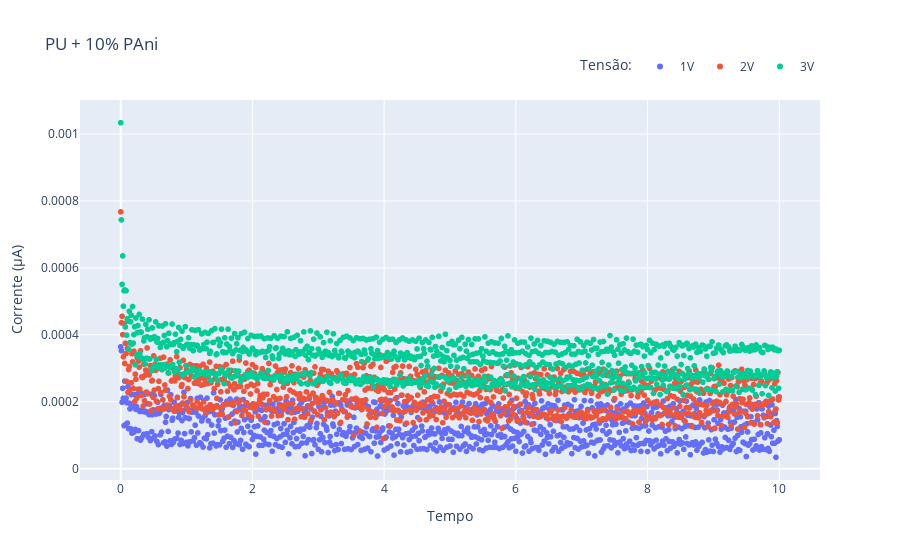

Notebook code cell kept with this figure:
### Code cell
pupani10.update_layout(xaxis_type="linear",
                       yaxis_type="linear",
                       yaxis_title = 'Corrente (µA)',
                       legend = dict(orientation = 'h',
                                     y=1.05,
                                     x=1.0,
                                     xanchor= 'right',
                                     yanchor= 'bottom',
                                     title = dict(text = 'Tensão:')
                                    )
)

### Figure 1 — Plotly figure (JSON) as saved in the notebook; plotly's stock layout.template omitted (floating-point values rounded to 4 significant figures; data arrays with more than 128 entries replaced by an {"elided": "..."} marker saying what was removed)
{"data": [{"hovertemplate": "Tensão=1V<br>Tempo=%{x}<br>Corrente=%{y}<extra></extra>", "legendgroup": "1V", "marker": {"color": "#636EFA", "symbol": "circle"}, "mode": "markers", "name": "1V", "showlegend": true, "type": "scattergl", "x": {"elided": "1001 float values"}, "xaxis": "x", "y": {"elided": "1001 float values"}, "yaxis": "y"}, {"hovertemplate": "Tensão=2V<br>Tempo=%{x}<br>Corrente=%{y}<extra></extra>", "legendgroup": "2V", "marker": {"color": "#EF553B", "symbol": "circle"}, "mode": "markers", "name": "2V", "showlegend": true, "type": "scattergl", "x": {"elided": "1001 float values"}, "xaxis": "x", "y": {"elided": "1001 float values"}, "yaxis": "y"}, {"hovertemplate": "Tensão=3V<br>Tempo=%{x}<br>Corrente=%{y}<extra></extra>", "legendgroup": "3V", "marker": {"color": "#00CC96", "symbol": "circle"}, "mode": "markers", "name": "3V", "showlegend": true, "type": "scattergl", "x": {"elided": "1001 float values"}, "xaxis": "x", "y": {"elided": "1001 float values"}, "yaxis": "y"}], "layout": {"legend": {"orientation": "h", "title": {"text": "Tensão:"}, "tracegroupgap": 0, "x": 1, "xanchor": "right", "y": 1.05, "yanchor": "bottom"}, "title": {"text": "PU + 10% PAni"}, "xaxis": {"anchor": "y", "domain": [0, 1], "title": {"text": "Tempo"}, "type": "linear"}, "yaxis": {"anchor": "x", "domain": [0, 1], "title": {"text": "Corrente (µA)"}, "type": "linear"}}}
